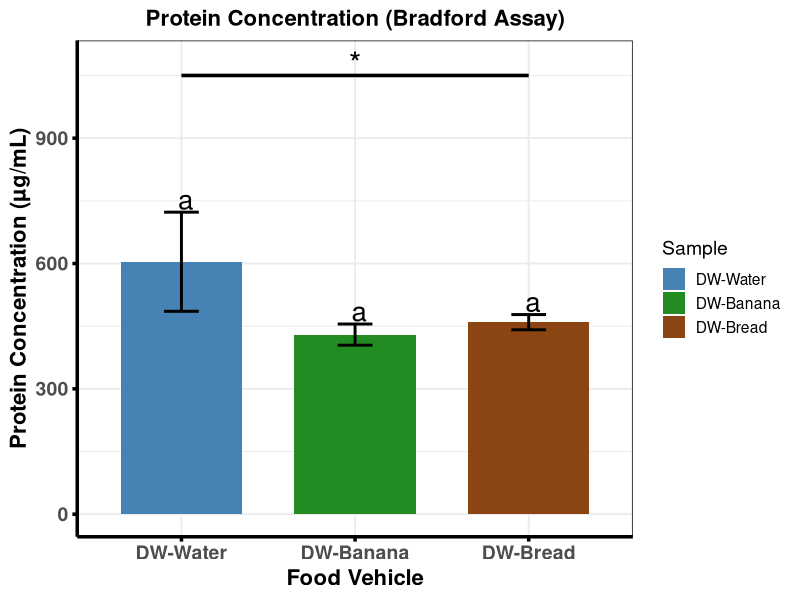

Write R code to recreate this figure.
#This Code is made by Maruf Raihan for bradford data statistical analysis and visual presentation

library(emmeans)
library(multcomp)
library(multcompView)
library(ggplot2)

# ---------------------------------------------------------
# 1. RAW DATA
# ---------------------------------------------------------
df <- data.frame(
  Sample = factor(rep(c("DW-Water", "DW-Banana", "DW-Bread"), each = 3),
                  levels = c("DW-Water", "DW-Banana", "DW-Bread")),
  Protein = c(
    639.00, 472.04, 701.52,   # DW-Water
    400.72, 441.69, 447.00,   # DW-Banana
    448.05, 480.52, 450.14    # DW-Bread
  )
)

# ---------------------------------------------------------
# 2. DESCRIPTIVE STATS
# ---------------------------------------------------------
df_stats <- aggregate(Protein ~ Sample, df, function(x) {
  c(Mean = mean(x), SD = sd(x), CV = sd(x)/mean(x)*100)
})

df_stats <- do.call(data.frame, df_stats)
names(df_stats) <- c("Sample", "Mean", "SD", "CV")

# ---------------------------------------------------------
# 3. ANOVA + TUKEY
# ---------------------------------------------------------
model <- aov(Protein ~ Sample, data = df)
emm <- emmeans(model, ~ Sample)
tukey <- summary(pairs(emm, adjust = "tukey"))

# ---------------------------------------------------------
# 4. Tukey LETTERS
# ---------------------------------------------------------
cld_out <- suppressMessages(
  cld(emm, Letters = letters, adjust = "tukey")
)

df_plot <- merge(df_stats, cld_out[, c("Sample", ".group")], by = "Sample")

# ---------------------------------------------------------
# 5. BASE PLOT
# ---------------------------------------------------------
p_bradford <- ggplot(df_plot, aes(x = Sample, y = Mean, fill = Sample)) +
  geom_col(width = 0.7) +
  geom_errorbar(aes(ymin = Mean - SD, ymax = Mean + SD),
                width = 0.2, linewidth = 1) +
  geom_text(aes(label = .group, y = Mean + SD + 30), size = 7) +
  
  scale_fill_manual(
    values = c("DW-Water" = "steelblue",
               "DW-Banana" = "forestgreen",
               "DW-Bread" = "saddlebrown")
  ) +
  
  theme_bw(base_size = 14) +
  theme(
    legend.position = "right",
    legend.box = "vertical",
    plot.title = element_text(size = 16, face = "bold", hjust = 0.5),
    axis.text.x = element_text(size = 14, face = "bold"),
    axis.text.y = element_text(size = 14, face = "bold"),
    axis.title.x = element_text(size = 16, face = "bold"),
    axis.title.y = element_text(size = 16, face = "bold"),
    axis.line = element_line(colour = "black", linewidth = 1.2),
    axis.ticks = element_line(colour = "black", linewidth = 1.2)
  ) +
  labs(
    title = "Protein Concentration (Bradford Assay)",
    x = "Food Vehicle",
    y = "Protein Concentration (µg/mL)"
  ) 

# ---------------------------------------------------------
# 6. SINGLE ANOVA BRACKET ACROSS ALL THREE BARS
# ---------------------------------------------------------
p_bradford <- p_bradford +
  annotate("segment", x = 1, xend = 3, y = 1050, yend = 1050, linewidth = 1.2) +
  annotate("text", x = 2, y = 1080, label = "*", size = 8)

# ---------------------------------------------------------
# 7. PRINT
# ---------------------------------------------------------
print(p_bradford)

cat("\n=== DESCRIPTIVE STATS ===\n")
print(df_stats)

cat("\n=== ANOVA SUMMARY ===\n")
print(summary(model))

cat("\n=== TUKEY POST-HOC ===\n")
print(tukey)
